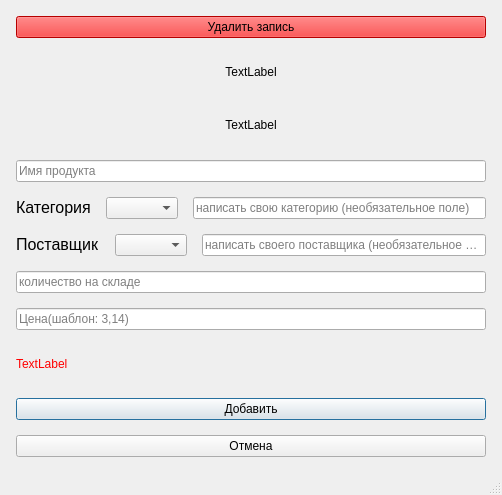
<?xml version="1.0" encoding="UTF-8"?>
<ui version="4.0">
 <class>MainWindow</class>
 <widget class="QMainWindow" name="MainWindow">
  <property name="geometry">
   <rect>
    <x>0</x>
    <y>0</y>
    <width>502</width>
    <height>495</height>
   </rect>
  </property>
  <property name="windowTitle">
   <string>MainWindow</string>
  </property>
  <widget class="QWidget" name="centralwidget">
   <layout class="QVBoxLayout" name="verticalLayout">
    <property name="spacing">
     <number>15</number>
    </property>
    <property name="leftMargin">
     <number>16</number>
    </property>
    <property name="topMargin">
     <number>16</number>
    </property>
    <property name="rightMargin">
     <number>16</number>
    </property>
    <property name="bottomMargin">
     <number>16</number>
    </property>
    <item>
     <widget class="QPushButton" name="pushButton_3">
      <property name="styleSheet">
       <string notr="true">background-color: red;</string>
      </property>
      <property name="text">
       <string>Удалить запись</string>
      </property>
     </widget>
    </item>
    <item>
     <widget class="QLabel" name="label">
      <property name="text">
       <string>&lt;html&gt;&lt;head/&gt;&lt;body&gt;&lt;p align=&quot;center&quot;&gt;TextLabel&lt;/p&gt;&lt;/body&gt;&lt;/html&gt;</string>
      </property>
     </widget>
    </item>
    <item>
     <widget class="QLabel" name="label_2">
      <property name="text">
       <string>&lt;html&gt;&lt;head/&gt;&lt;body&gt;&lt;p align=&quot;center&quot;&gt;TextLabel&lt;/p&gt;&lt;/body&gt;&lt;/html&gt;</string>
      </property>
     </widget>
    </item>
    <item>
     <widget class="QLineEdit" name="lineEdit">
      <property name="placeholderText">
       <string>Имя продукта</string>
      </property>
     </widget>
    </item>
    <item>
     <layout class="QHBoxLayout" name="horizontalLayout">
      <item>
       <widget class="QLabel" name="label_3">
        <property name="text">
         <string>&lt;html&gt;&lt;head/&gt;&lt;body&gt;&lt;p&gt;&lt;span style=&quot; font-size:12pt;&quot;&gt;Категория&lt;/span&gt;&lt;/p&gt;&lt;/body&gt;&lt;/html&gt;</string>
        </property>
       </widget>
      </item>
      <item>
       <widget class="QComboBox" name="comboBox">
        <property name="sizeIncrement">
         <size>
          <width>0</width>
          <height>0</height>
         </size>
        </property>
       </widget>
      </item>
      <item>
       <widget class="QLineEdit" name="lineEdit_4">
        <property name="placeholderText">
         <string>написать свою категорию (необязательное поле)</string>
        </property>
       </widget>
      </item>
     </layout>
    </item>
    <item>
     <layout class="QHBoxLayout" name="horizontalLayout_2">
      <item>
       <widget class="QLabel" name="label_4">
        <property name="text">
         <string>&lt;html&gt;&lt;head/&gt;&lt;body&gt;&lt;p&gt;&lt;span style=&quot; font-size:12pt;&quot;&gt;Поставщик&lt;/span&gt;&lt;/p&gt;&lt;/body&gt;&lt;/html&gt;</string>
        </property>
       </widget>
      </item>
      <item>
       <widget class="QComboBox" name="comboBox_2"/>
      </item>
      <item>
       <widget class="QLineEdit" name="lineEdit_5">
        <property name="placeholderText">
         <string>написать своего поставщика (необязательное поле)</string>
        </property>
       </widget>
      </item>
     </layout>
    </item>
    <item>
     <widget class="QLineEdit" name="lineEdit_2">
      <property name="placeholderText">
       <string>количество на складе</string>
      </property>
     </widget>
    </item>
    <item>
     <widget class="QLineEdit" name="lineEdit_3">
      <property name="placeholderText">
       <string>Цена(шаблон: 3,14)</string>
      </property>
     </widget>
    </item>
    <item>
     <widget class="QLabel" name="label_5">
      <property name="styleSheet">
       <string notr="true">color: red;</string>
      </property>
      <property name="text">
       <string>TextLabel</string>
      </property>
     </widget>
    </item>
    <item>
     <widget class="QPushButton" name="pushButton">
      <property name="text">
       <string>Добавить</string>
      </property>
      <property name="autoDefault">
       <bool>true</bool>
      </property>
      <property name="default">
       <bool>true</bool>
      </property>
     </widget>
    </item>
    <item>
     <widget class="QPushButton" name="pushButton_2">
      <property name="text">
       <string>Отмена</string>
      </property>
     </widget>
    </item>
   </layout>
  </widget>
  <widget class="QMenuBar" name="menubar">
   <property name="geometry">
    <rect>
     <x>0</x>
     <y>0</y>
     <width>502</width>
     <height>21</height>
    </rect>
   </property>
  </widget>
  <widget class="QStatusBar" name="statusbar"/>
 </widget>
 <resources/>
 <connections/>
</ui>
